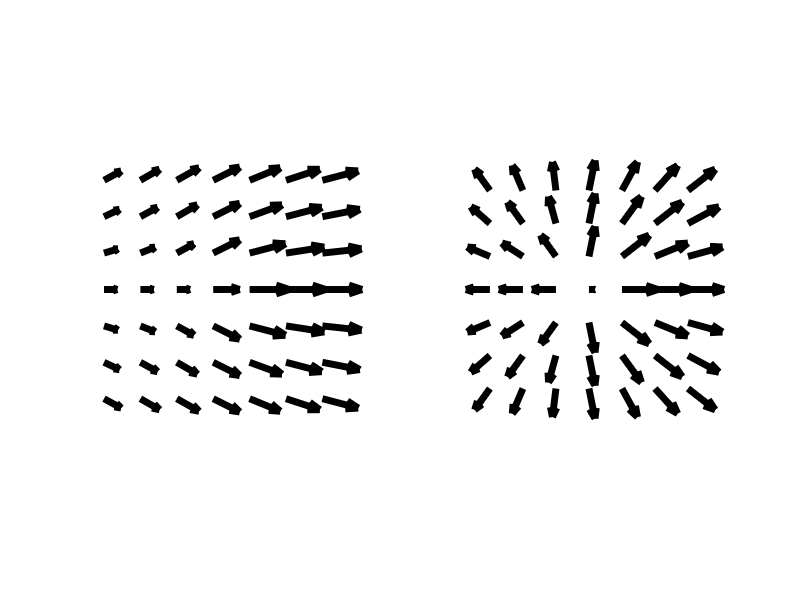

Reproduce this figure in MATLAB.
%% Plot compound optic flow vector fields

ml = 3; % mesh limits
[X, Y] = meshgrid(-ml:ml, -ml:ml); % vector field coordinates

% asymmetric optic flow across the eyes
wTrans = 0.5; % weight of translational optic flow
wRot = 1; % weight of yaw optic flow

U_trans = (X./((X.^2 + Y.^2).^0.5))*wTrans; % horizontal vector lengths
V_trans = (Y./((X.^2 + Y.^2).^0.5))*wTrans; % vertical vector lengths

U_trans(4,4) = 0; V_trans(4,4) = 0; % remove NaN

U_yaw = ones(size(X))*wRot;
V_yaw = zeros(size(Y))*wRot;

% plot the vector fields
f = figure('WindowState','maximized'); subplot(1,2,1)
h = quiver(X, Y, U_yaw+U_trans, V_yaw+V_trans);
axis equal; axis off; set(h,'LineWidth',5,'Color','k')

% largely symmetric optic flow across the eyes
wTrans = 5; % weight of translational optic flow
wRot = 1; % weight of yaw optic flow

U_trans = (X./((X.^2 + Y.^2).^0.5))*wTrans; % horizontal vector lengths
V_trans = (Y./((X.^2 + Y.^2).^0.5))*wTrans; % vertical vector lengths

U_trans(4,4) = 0; V_trans(4,4) = 0; % remove NaN

U_yaw = ones(size(X))*wRot;
V_yaw = zeros(size(Y))*wRot;

% plot the vector fields
subplot(1,2,2)
h = quiver(X, Y, U_yaw+U_trans, V_yaw+V_trans);
axis equal; axis off; set(h,'LineWidth',5,'Color','k')